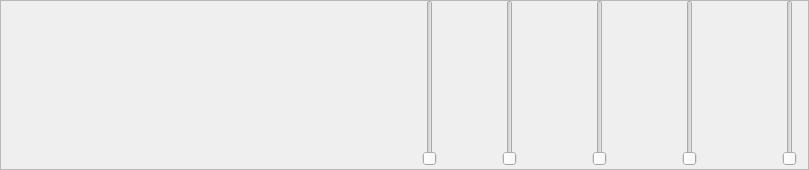
          <widget class="QFrame" name="frame_12">
           <property name="minimumSize">
            <size>
             <width>0</width>
             <height>170</height>
            </size>
           </property>
           <property name="maximumSize">
            <size>
             <width>16777215</width>
             <height>170</height>
            </size>
           </property>
           <property name="frameShape">
            <enum>QFrame::StyledPanel</enum>
           </property>
           <property name="frameShadow">
            <enum>QFrame::Raised</enum>
           </property>
           <widget class="QSlider" name="verticalSlider_thumb_swing">
            <property name="enabled">
             <bool>true</bool>
            </property>
            <property name="geometry">
             <rect>
              <x>420</x>
              <y>0</y>
              <width>20</width>
              <height>166</height>
             </rect>
            </property>
            <property name="sizePolicy">
             <sizepolicy hsizetype="Minimum" vsizetype="Fixed">
              <horstretch>0</horstretch>
              <verstretch>0</verstretch>
             </sizepolicy>
            </property>
            <property name="minimumSize">
             <size>
              <width>0</width>
              <height>0</height>
             </size>
            </property>
            <property name="maximumSize">
             <size>
              <width>20</width>
              <height>200</height>
             </size>
            </property>
            <property name="sizeIncrement">
             <size>
              <width>0</width>
              <height>0</height>
             </size>
            </property>
            <property name="baseSize">
             <size>
              <width>0</width>
              <height>0</height>
             </size>
            </property>
            <property name="focusPolicy">
             <enum>Qt::NoFocus</enum>
            </property>
            <property name="layoutDirection">
             <enum>Qt::LeftToRight</enum>
            </property>
            <property name="maximum">
             <number>250</number>
            </property>
            <property name="orientation">
             <enum>Qt::Vertical</enum>
            </property>
            <property name="tickPosition">
             <enum>QSlider::NoTicks</enum>
            </property>
           </widget>
           <widget class="QSlider" name="verticalSlider_index_swing">
            <property name="geometry">
             <rect>
              <x>500</x>
              <y>0</y>
              <width>20</width>
              <height>166</height>
             </rect>
            </property>
            <property name="sizePolicy">
             <sizepolicy hsizetype="Minimum" vsizetype="Fixed">
              <horstretch>0</horstretch>
              <verstretch>0</verstretch>
             </sizepolicy>
            </property>
            <property name="maximumSize">
             <size>
              <width>20</width>
              <height>200</height>
             </size>
            </property>
            <property name="maximum">
             <number>250</number>
            </property>
            <property name="orientation">
             <enum>Qt::Vertical</enum>
            </property>
           </widget>
           <widget class="QSlider" name="verticalSlider_middle_swing">
            <property name="geometry">
             <rect>
              <x>590</x>
              <y>0</y>
              <width>20</width>
              <height>166</height>
             </rect>
            </property>
            <property name="sizePolicy">
             <sizepolicy hsizetype="Minimum" vsizetype="Fixed">
              <horstretch>0</horstretch>
              <verstretch>0</verstretch>
             </sizepolicy>
            </property>
            <property name="maximumSize">
             <size>
              <width>20</width>
              <height>200</height>
             </size>
            </property>
            <property name="maximum">
             <number>250</number>
            </property>
            <property name="orientation">
             <enum>Qt::Vertical</enum>
            </property>
           </widget>
           <widget class="QSlider" name="verticalSlider_third_swing">
            <property name="geometry">
             <rect>
              <x>680</x>
              <y>0</y>
              <width>20</width>
              <height>166</height>
             </rect>
            </property>
            <property name="sizePolicy">
             <sizepolicy hsizetype="Minimum" vsizetype="Fixed">
              <horstretch>0</horstretch>
              <verstretch>0</verstretch>
             </sizepolicy>
            </property>
            <property name="maximumSize">
             <size>
              <width>20</width>
              <height>200</height>
             </size>
            </property>
            <property name="maximum">
             <number>250</number>
            </property>
            <property name="orientation">
             <enum>Qt::Vertical</enum>
            </property>
           </widget>
           <widget class="QSlider" name="verticalSlider_pinkie_swing">
            <property name="geometry">
             <rect>
              <x>780</x>
              <y>0</y>
              <width>20</width>
              <height>166</height>
             </rect>
            </property>
            <property name="sizePolicy">
             <sizepolicy hsizetype="Minimum" vsizetype="Fixed">
              <horstretch>0</horstretch>
              <verstretch>0</verstretch>
             </sizepolicy>
            </property>
            <property name="maximumSize">
             <size>
              <width>20</width>
              <height>200</height>
             </size>
            </property>
            <property name="maximum">
             <number>250</number>
            </property>
            <property name="orientation">
             <enum>Qt::Vertical</enum>
            </property>
           </widget>
          </widget>
